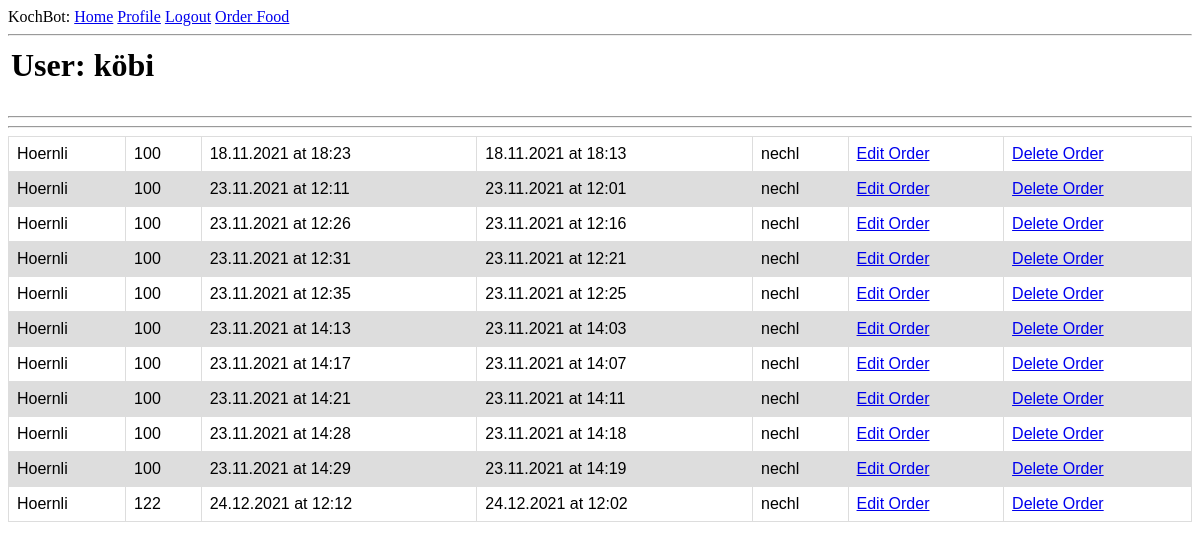
The app's page /user/köbi (signed in) with its own data.
### app/models.py (models this page shows, shortened)
class User(UserMixin, db.Model):
    id = db.Column(db.Integer, primary_key=True)
    username = db.Column(db.String(64), index=True, unique=True)
    email = db.Column(db.String(120), index=True, unique=True)
    password_hash = db.Column(db.String(128))
    orders = db.relationship('Order', backref='author', lazy='dynamic')

class Order(db.Model):
    id = db.Column(db.Integer, primary_key = True)
    food = db.Column(db.String(140))
    timestamp = db.Column(db.DateTime,  default=datetime.utcnow)
    amount = db.Column(db.Integer())
    finished_at = db.Column(db.DateTime, index = True)
    start_at = db.Column(db.DateTime)
    user_id = db.Column(db.Integer, db.ForeignKey('user.id'))
    cooking = db.Column(db.Boolean, default = False)

### app/routes.py (the view)
@app.route('/user/<username>')
@login_required
def user(username):
    user = User.query.filter_by(username=username).first_or_404()
    orders = Order.query.order_by(Order.finished_at.asc()).all()
    return render_template('user.html', user=user, orders=orders)

### app/models.py (called while the page is built)
@login.user_loader
def load_user(id):
    return User.query.get(int(id))

### app/templates/user.html (shortened to what this page needs)
{% extends "base.html" %}
{% block content %}
    <table>
        <tr valign="top">
            <td><h1>User: {{ user.username }}</h1></td>
        </tr>
    </table>
    <hr>
    <hr>
    <table id="orders">
        {% for order in orders %}
            {% include '_order.html' %}
        {% endfor %}
    </table>
{% endblock %}

### app/templates/_order.html
<tr id="orders">
    <th id="orders">{{ order.food }}</th>
    <th id="orders">{{ order.amount }}</th>
    <th id="orders">{{ order.finished_at.strftime("%d.%m.%Y at %H:%M") }}</th>
    <th id="orders">{{ order.start_at.strftime("%d.%m.%Y at %H:%M") }}</th>
    <th id="orders">{{ order.user_id }}</th>
    <th id="orders"><a href="{{ url_for('edit_order', id=order.id) }}">Edit Order</a></th>
    <th id="orders"><a href="{{ url_for('delete_order', id=order.id) }}">Delete Order</a></th>
</tr>

### app/static/style/style.css (style rules this page uses)
table#orders { font-family: Arial, sans-serif; font-style:normal; border-collapse: collapse; width: 100%; }
td#orders, th#orders, th#orders_header { border: 1px solid #dddddd; text-align: left; padding: 8px; font-weight: normal; }
tr#orders:nth-child(even) { background-color: #dddddd; }

### records on screen
User: username "köbi"
Order: food "Hoernli", amount "100", finished_at "18.11.2021 at 18:23", start_at "18.11.2021 at 18:13", user_id "nechl"
Order: food "Hoernli", amount "100", finished_at "23.11.2021 at 12:11", start_at "23.11.2021 at 12:01", user_id "nechl"
Order: food "Hoernli", amount "100", finished_at "23.11.2021 at 12:26", start_at "23.11.2021 at 12:16", user_id "nechl"
Order: food "Hoernli", amount "100", finished_at "23.11.2021 at 12:31", start_at "23.11.2021 at 12:21", user_id "nechl"
Order: food "Hoernli", amount "100", finished_at "23.11.2021 at 12:35", start_at "23.11.2021 at 12:25", user_id "nechl"
Order: food "Hoernli", amount "100", finished_at "23.11.2021 at 14:13", start_at "23.11.2021 at 14:03", user_id "nechl"
Order: food "Hoernli", amount "100", finished_at "23.11.2021 at 14:17", start_at "23.11.2021 at 14:07", user_id "nechl"
Order: food "Hoernli", amount "100", finished_at "23.11.2021 at 14:21", start_at "23.11.2021 at 14:11", user_id "nechl"
Order: food "Hoernli", amount "100", finished_at "23.11.2021 at 14:28", start_at "23.11.2021 at 14:18", user_id "nechl"
Order: food "Hoernli", amount "100", finished_at "23.11.2021 at 14:29", start_at "23.11.2021 at 14:19", user_id "nechl"
Order: food "Hoernli", amount "122", finished_at "24.12.2021 at 12:12", start_at "24.12.2021 at 12:02", user_id "nechl"
